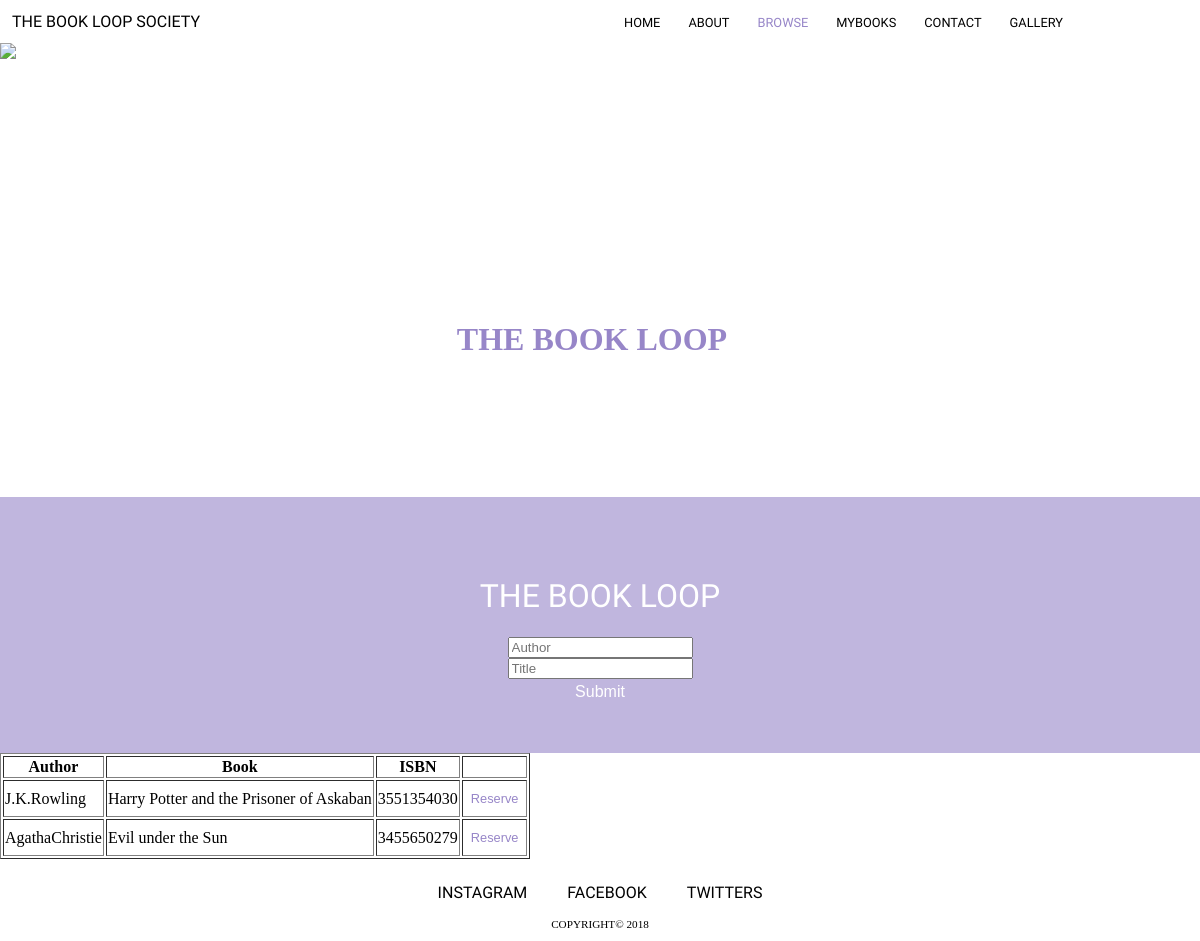
The page /bookClub/browse2.php on the database its author committed.
### tables this page shows
CREATE TABLE `Books` (
  `bookID` int(11) NOT NULL,
  `title` varchar(50) NOT NULL,
  `ISBN` varchar(50) NOT NULL,
  `numPages` int(11) NOT NULL,
  `numEdition` int(11) NOT NULL,
  `datePublished` date NOT NULL,
  `status` tinyint(1) NOT NULL
);

CREATE TABLE `Authors` (
  `authorID` int(11) NOT NULL,
  `firstName` varchar(100) NOT NULL,
  `lastName` varchar(100) NOT NULL,
  `ssn` varchar(100) NOT NULL,
  `birthYear` varchar(4) NOT NULL,
  `url` text NOT NULL
);

### bookClub/config2.php (called while the page is built, shortened)
<?php
	$current_page = end(explode('/', $_SERVER['REQUEST_URI']));

### bookClub/browse2.php (the view, shortened to what this page needs)
<?php include "config2.php";
?>
<!DOCTYPE html>
<html>
<head>
	<link href="bookstyle.css" type="text/css" rel="stylesheet" />
</head>
<body>
	<?php include("header2.php"); ?>
	<figure class="pageimgbox">
		<img class="pageimg" src="img/rafaela-biazi-551720-unsplash.jpg">
		<div class="imgtext">
			<h3>THE BOOK LOOP</h3>
		</div>
	</figure>
	<div class="search">
		<p>THE BOOK LOOP</p>
		<form method="post" action="browse2.php">
			<input type="text"  name="author" placeholder="Author">
			<br>
			<input type="text"  name="title" placeholder="Title">
			<br>
			<input class="button" type="submit" name="submit" placeholder="Register">
		</form>
	</div>
	<?php
		$query = "SELECT Books.bookID, Books.title, Authors.firstName, Authors.lastName, Books.isbn, Books.status FROM Books
		JOIN AuthorBook ON Books.bookID = AuthorBook.bookID
		JOIN Authors ON Authors.authorID = AuthorBook.authorID";
		$statement = $conn->prepare($query);
		$statement->bind_result($bookID, $title, $firstName, $lastName, $isbn, $status);
		$statement->execute();
		echo "<table border='1' class='booklist'";
		echo "<tr><th>Author</th><th>Book</th><th>ISBN</th><th> </th></tr>";
			while($statement->fetch()){
				if($status==0) {
				echo "<tr>";
				echo "<td> ".$firstName . $lastName."</td>";
				echo "<td> ".$title."</td>";
				echo "<td> ".$isbn."</td>";
				echo "<td>
				<form  method='get'>
					<button name='status' value='$bookID' class='unreserved'>Reserve</button>
				</form></td>";
				echo "</tr>";
			}
		}
		echo "</table>";
	?>
	<?php include("footer2.php"); ?>
</body>
</html>

### bookClub/header2.php (shortened to what this page needs)
<header >
		<p class="clubtitle">THE BOOK LOOP SOCIETY</p>
		<ul class="nav">
			<li>
				<a class="<?php echo ($current_page == 'index.php' || $current_page =='')?'active': NULL ?>" href="index.php">HOME</a>
			</li>
			<li>
				<a class="<?php echo ($current_page == 'about2.php')?'active': NULL ?>" href="about2.php" href="about2.php">ABOUT</a>
			</li>
			<li>
				<a class="<?php echo ($current_page == 'browse2.php')?'active': NULL ?>" href="browse2.php" href="browse2.php">BROWSE</a>
			</li>
			<li>
				<a class="<?php echo ($current_page == 'myBooks.php')?'active': NULL ?>" href="myBooks.php" href="myBooks.php">MYBOOKS</a>
			</li>
			<li>
				<a class="<?php echo ($current_page == 'contact2.php')?'active': NULL ?>" href="contact2.php" href="contact2.php">CONTACT</a>
			</li>
			<li>
				<a class="<?php echo ($current_page == 'gallery.php')?'active': NULL ?>" href="gallery.php" href="gallery.php">GALLERY</a>
			</li>
		</ul>
	</header>

### bookClub/footer2.php
<footer>
	<ul id="socials">
		<li>
			<a href="#">INSTAGRAM</a>
		</li>
		<li>
			<a href="#">FACEBOOK</a>
		</li>
		<li>
			<a href="#">TWITTERS</a>
		</li>
	</ul>
	<p class="copyright">COPYRIGHT© 2018</p>
</footer>

### bookClub/bookstyle.css (style rules this page uses)
body { margin: 0; margin-top: 10px; }
header { margin-bottom: 1%; margin-top: 1%; }
.nav { padding: 0; margin: 0; display: inline; margin-left: 35%; }
.nav li { list-style: none; display: inline; }
.nav li:nth-child(n+2) { padding-left: 2%; }
.nav a { font-family: 'Work Sans', sans-serif; font-size: 80%; color: black; text-decoration: none; }
.clubtitle { display: inline; font-family: 'Arapey', serif; margin-left: 1%; font-size: 100%; }
a.active { color: rgb(151,134,200); }
ul#socials { padding: 0; margin-top: 2%; text-align: center; }
#socials li { list-style: none; display: inline; }
#socials li:nth-child(n+2) { padding-left: 3%; }
#socials a { font-family: 'Work Sans', sans-serif; color: black; text-decoration: none; }
.copyright { text-align: center; font-size: 70%; }
.pageimgbox { overflow: hidden; padding: 0; margin: 0; display: inline-block; height: 450px; }
.pageimg { width: 100%; padding: 0; margin: 0; }
.imgtext { float: left; background-color: rgba(255,255,255,0.8); width: 45%; height: 25%; padding: 10px; top: 25%; left: 26%; position: absolute; overflow: hidden; }
.button { background-color: rgba(151,134,200, 0); color: white; border: 2px solid white; padding: 8px 30px; text-align: center; text-decoration: none; display: inline-block; font-size: 120%; margin: 4px 2px; cursor: pointer; }
h3 { text-align: center; margin-top: 14%; margin-bottom: 0; font-size: 200%; color: rgb(151,134,200); }
.search { text-align: center; background-color: rgba(151,134,200, 0.6); padding: 4%; }
.search p { color: white; font-family: 'Arapey', serif; font-size: 200%; margin-bottom: 2%; }
.search form input.button { background-color: rgba(151,134,200, 0); border: none; color: white; padding: 0; text-align: center; text-decoration: none; display: inline-block; font-size: 100%; margin: 4px 2px; cursor: pointer; }
.booklist { list-style: none; overflow: hidden; }
.booklist button { background-color: rgba(151,134,200, 0); border: none; color: rgb(151,134,200); padding: 5px 5px; text-align: center; text-decoration: none; display: inline-block; font-size: 80%; margin: 4px 2px; cursor: pointer; }

### rows shown on the page
books: authors.firstName "J.K.", authors.lastName "Rowling", title "Harry Potter and the Prisoner of Askaban", ISBN "3551354030", $bookID 1 (drawn)
books: authors.firstName "Agatha", authors.lastName "Christie", title "Evil under the Sun", ISBN "3455650279", $bookID 2 (drawn)
